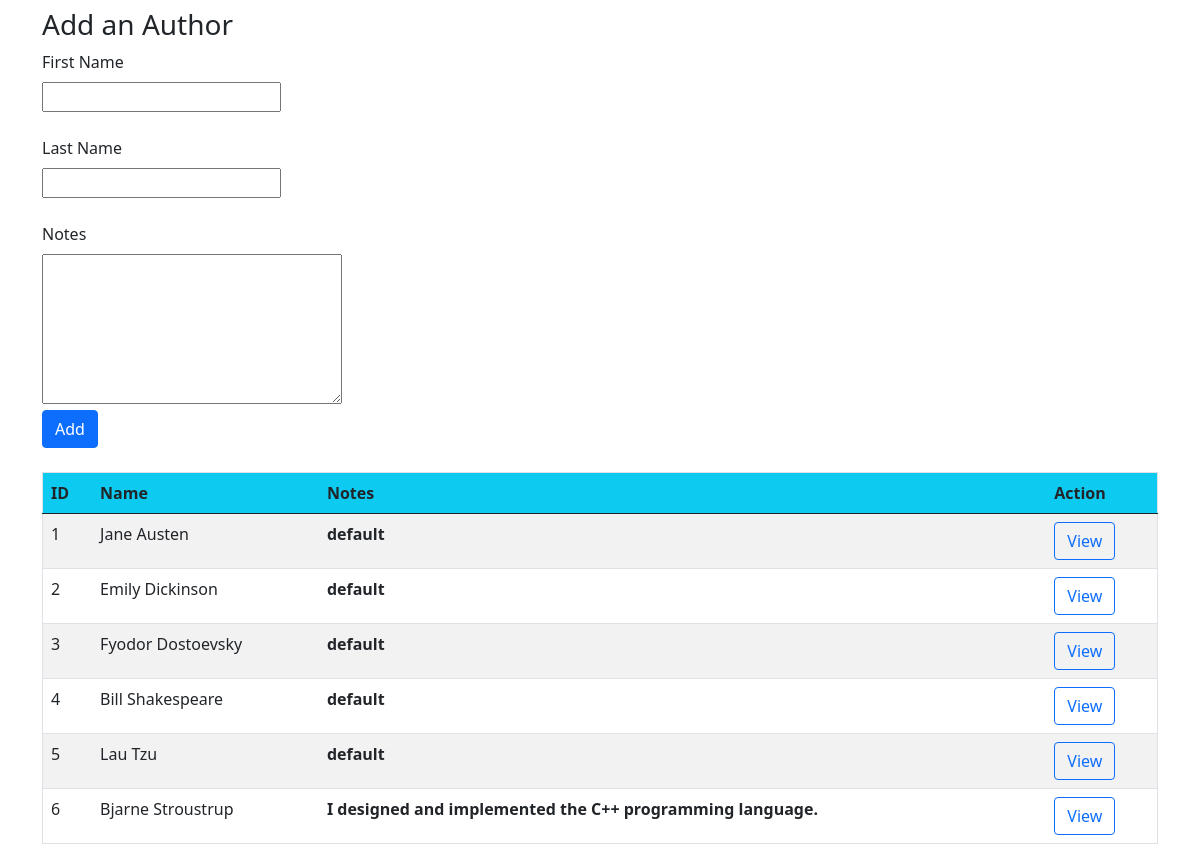
The app's page /authors with its own data.
### books_authors_app/models.py (models this page shows)
class Author(models.Model):
    first_name = models.CharField(max_length=255)
    last_name = models.CharField(max_length=255)
    notes = models.TextField()
    books = models.ManyToManyField(Book, related_name='authors')
    created_at = models.DateTimeField(auto_now_add=True)
    updated_at = models.DateTimeField(auto_now=True)

### books_authors_app/views.py (the view)
# urls.py: path('authors', views.authors_index),
def authors_index(request):
    context = {
        "headings": ["ID", "Name", "Notes", "Action"],
        "all_authors": Author.objects.all(),
    }
    return render(request, 'authors.html', context)

### books_authors_app/templates/authors.html (shortened to what this page needs)
<!DOCTYPE html>
<html lang="en">
<head>
    <link href="https://cdn.jsdelivr.net/npm/bootstrap@5.0.0-beta2/dist/css/bootstrap.min.css" rel="stylesheet">
    {% load static %}
    <link rel="stylesheet" href="{% static 'css/style.css' %}">
</head>
<body>
    <div class="container mt-2">
        <h3>Add an Author</h3>
        <form action="/add_author" method="post" class="form-group">
            <label for="fname" class="form-label">First Name</label>
            <br>
            <input type="text" name="first_name">
            <br><br>
            <label for="lname" class="form-label">Last Name</label>
            <br>
            <input type="text" name="last_name">
            <br><br>
            <label for="notes" class="form-label">Notes</label>
            <br>
            <textarea class="notes" name="notes"></textarea>
            <br>
            <input type="submit" class="btn btn-primary" value="Add">
        </form>
        <br>
        <table class="table border table-striped">
            <thead>
                <tr>
                    {% for heading in headings %}
                        <th class="bg-info" scope="col">{{heading}}</th>
                    {% endfor %}
                </tr>
            </thead>
            <tbody>
                {% for author in all_authors %}
                <tr>
                    <td>{{author.id}}</td>
                    <td>{{author.first_name}} {{author.last_name}}</td>
                    <th>{{author.notes}}</th>
                    <td><a class="view btn btn-outline-primary" href="/display_authors/{{author.id}}">View</a></td>
                </tr>
                {% endfor %}
            </tbody>
        </table>
    </div>
</body>
</html>

### books_authors_app/static/css/style.css (style rules this page uses)
.notes { width: 300px; height: 150px; overflow: auto; }

### records on screen
Author: id "1", first_name "Jane", last_name "Austen", notes "default"
Author: id "2", first_name "Emily", last_name "Dickinson", notes "default"
Author: id "3", first_name "Fyodor", last_name "Dostoevsky", notes "default"
Author: id "4", first_name "Bill", last_name "Shakespeare", notes "default"
Author: id "5", first_name "Lau", last_name "Tzu", notes "default"
Author: id "6", first_name "Bjarne", last_name "Stroustrup", notes "I designed and implemented the C++ programming language."

### other values on screen
{{ heading }} "ID" "Name" "Notes" "Action"
